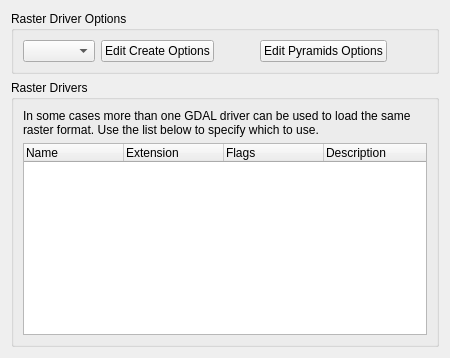
                 <widget class="QWidget" name="tab_3">
                  <attribute name="title">
                   <string>Raster Drivers</string>
                  </attribute>
                  <layout class="QVBoxLayout" name="verticalLayout_24">
                   <item>
                    <widget class="QGroupBox" name="groupBox_16">
                     <property name="title">
                      <string>Raster Driver Options</string>
                     </property>
                     <layout class="QGridLayout" name="gridLayout_29">
                      <item row="0" column="1">
                       <widget class="QComboBox" name="cmbEditCreateOptions"/>
                      </item>
                      <item row="0" column="3">
                       <spacer name="horizontalSpacer_15">
                        <property name="orientation">
                         <enum>Qt::Horizontal</enum>
                        </property>
                        <property name="sizeHint" stdset="0">
                         <size>
                          <width>40</width>
                          <height>20</height>
                         </size>
                        </property>
                       </spacer>
                      </item>
                      <item row="0" column="4">
                       <widget class="QPushButton" name="pbnEditPyramidsOptions">
                        <property name="text">
                         <string>Edit Pyramids Options</string>
                        </property>
                       </widget>
                      </item>
                      <item row="0" column="5">
                       <spacer name="horizontalSpacer_16">
                        <property name="orientation">
                         <enum>Qt::Horizontal</enum>
                        </property>
                        <property name="sizeHint" stdset="0">
                         <size>
                          <width>40</width>
                          <height>20</height>
                         </size>
                        </property>
                       </spacer>
                      </item>
                      <item row="0" column="2">
                       <widget class="QPushButton" name="pbnEditCreateOptions">
                        <property name="text">
                         <string>Edit Create Options</string>
                        </property>
                       </widget>
                      </item>
                     </layout>
                    </widget>
                   </item>
                   <item>
                    <widget class="QGroupBox" name="groupBox_13">
                     <property name="title">
                      <string>Raster Drivers</string>
                     </property>
                     <layout class="QGridLayout" name="gridLayout_24">
                      <item row="0" column="0">
                       <widget class="QLabel" name="label_17">
                        <property name="text">
                         <string>In some cases more than one GDAL driver can be used to load the same raster format. Use the list below to specify which to use.</string>
                        </property>
                        <property name="wordWrap">
                         <bool>true</bool>
                        </property>
                       </widget>
                      </item>
                      <item row="1" column="0">
                       <widget class="QTreeWidget" name="lstRasterDrivers">
                        <property name="minimumSize">
                         <size>
                          <width>0</width>
                          <height>141</height>
                         </size>
                        </property>
                        <column>
                         <property name="text">
                          <string>Name</string>
                         </property>
                        </column>
                        <column>
                         <property name="text">
                          <string>Extension</string>
                         </property>
                        </column>
                        <column>
                         <property name="text">
                          <string>Flags</string>
                         </property>
                        </column>
                        <column>
                         <property name="text">
                          <string>Description</string>
                         </property>
                        </column>
                       </widget>
                      </item>
                     </layout>
                    </widget>
                   </item>
                  </layout>
                 </widget>
